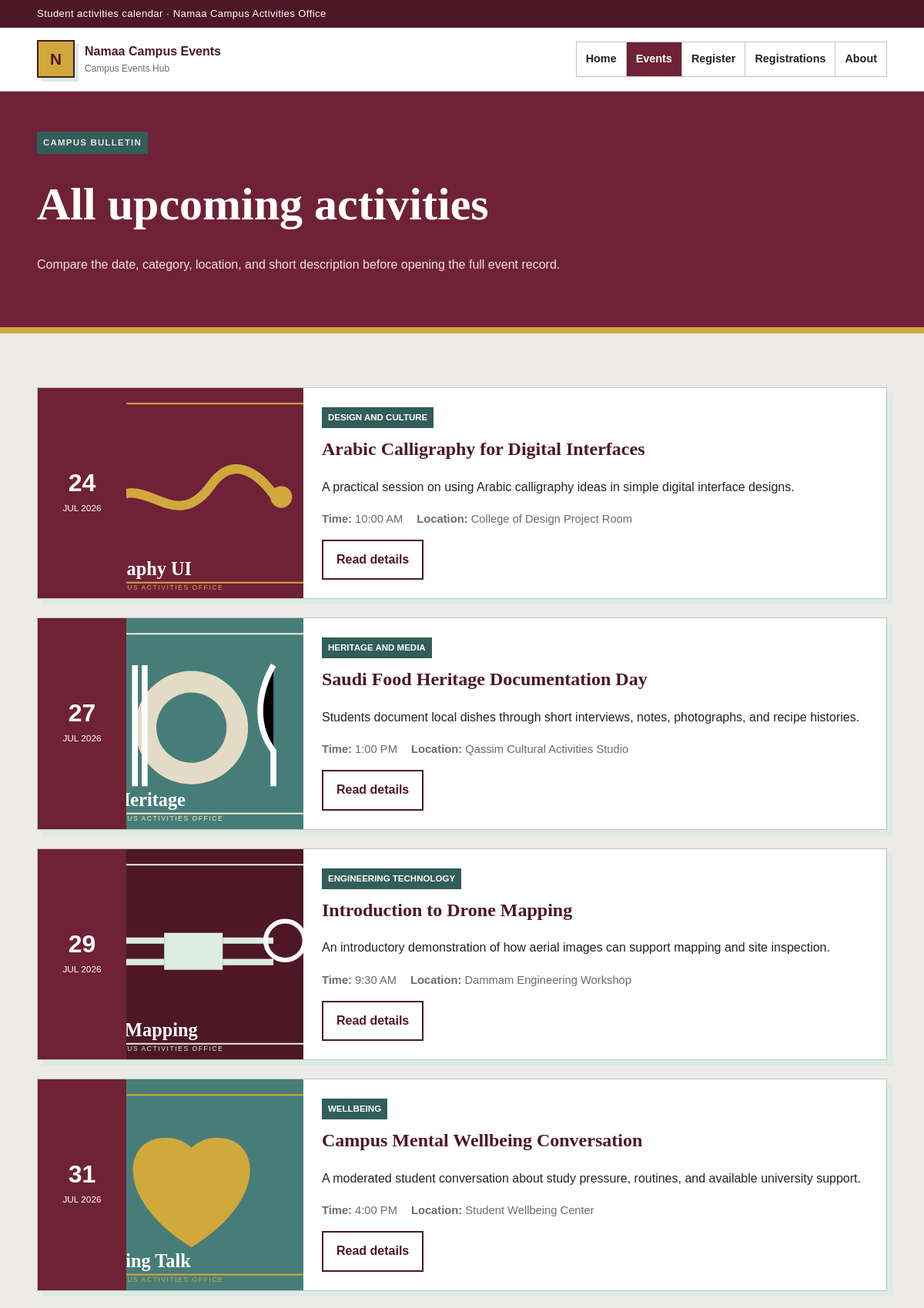
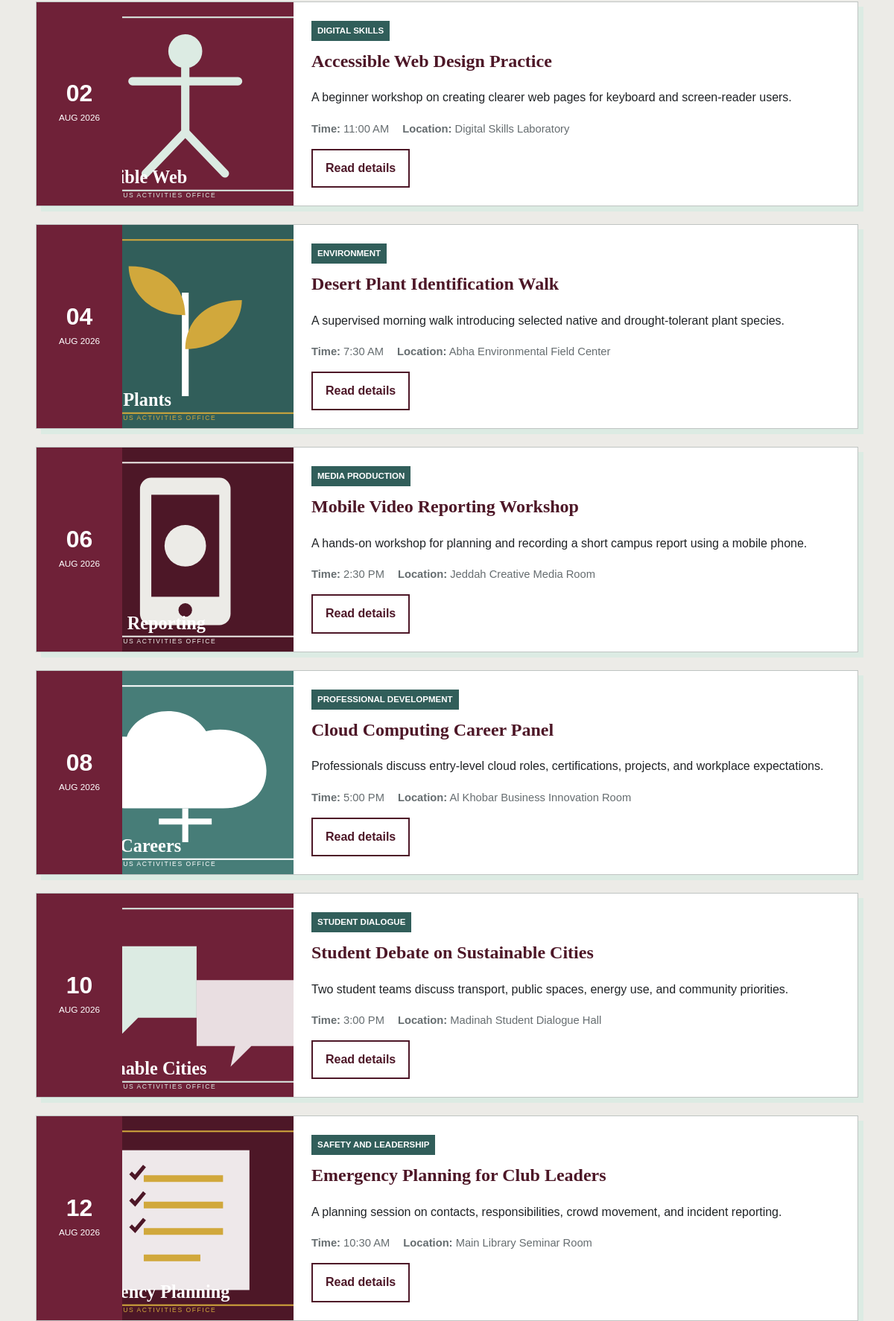
Screenshot of /events.php (upper part) with the database file from the repository (2 pictures, top to bottom).
### tables this page shows
CREATE TABLE events (
    id INT AUTO_INCREMENT PRIMARY KEY,
    title VARCHAR(150) NOT NULL,
    category VARCHAR(80) NOT NULL,
    event_date DATE NOT NULL,
    event_time TIME NOT NULL,
    location VARCHAR(150) NOT NULL,
    short_description VARCHAR(300) NOT NULL,
    full_description TEXT NOT NULL,
    image VARCHAR(180) NOT NULL,
    available_seats INT NOT NULL DEFAULT 0,
    organizer VARCHAR(150) NOT NULL,
    registration_deadline DATE NOT NULL,
    intended_audience VARCHAR(180) NOT NULL,
    featured TINYINT(1) NOT NULL DEFAULT 0
);

### events.php (the view, shortened to what this page needs)
<?php
require 'includes/db.php';
$eventsResult = mysqli_query(
    $conn,
    "SELECT * FROM events ORDER BY event_date ASC, event_time ASC"
);
require 'includes/header.php';
?>
<section class="page-banner">
    <div class="shell">
        <p class="eyebrow">Campus bulletin</p>
        <h1>All upcoming activities</h1>
        <p>
            Compare the date, category, location, and short description before
            opening the full event record.
        </p>
    </div>
</section>
<section class="section">
    <div class="shell">
        <?php if ($eventsResult && mysqli_num_rows($eventsResult) > 0): ?>
            <div class="bulletin-list">
                <?php while ($event = mysqli_fetch_assoc($eventsResult)): ?>
                    <article class="bulletin">
                        <div class="bulletin-date">
                            <strong><?php echo date('d', strtotime($event['event_date'])); ?></strong>
                            <span><?php echo date('M Y', strtotime($event['event_date'])); ?></span>
                        </div>
                        <img src="<?php echo htmlspecialchars($event['image']); ?>"
                             alt="<?php echo htmlspecialchars($event['title']); ?>">
                        <div class="bulletin-copy">
                            <span class="ticket"><?php echo htmlspecialchars($event['category']); ?></span>
                            <h2><?php echo htmlspecialchars($event['title']); ?></h2>
                            <p><?php echo htmlspecialchars($event['short_description']); ?></p>
                            <ul class="event-meta">
                                <li><strong>Time:</strong> <?php echo date('g:i A', strtotime($event['event_time'])); ?></li>
                                <li><strong>Location:</strong> <?php echo htmlspecialchars($event['location']); ?></li>
                            </ul>
                            <a class="button button-light" href="event.php?id=<?php echo (int) $event['id']; ?>">
                                Read details
                            </a>
                        </div>
                    </article>
                <?php endwhile; ?>
            </div>
        <?php endif; ?>
    </div>
</section>
<?php
require 'includes/footer.php';
?>

### css/style.css (style rules this page uses)
:root { --burgundy: #6f2138; --burgundy-dark: #4d1727; --teal: #477d78; --teal-dark: #315e5a; --stone: #ecebe7; --mint: #dcebe3; --mustard: #d1a83c; --white: #ffffff; --ink: #202326; --muted: #666d70; --line: #bfc4c2; --success: #2e684b; --danger: #9d3434; --max: 1160px; }
* { box-sizing: border-box; }
body { margin: 0; font-family: Verdana, Arial, sans-serif; color: var(--ink); background: var(--stone); line-height: 1.65; }
img { display: block; max-width: 100%; }
a { color: inherit; }
.shell { width: min(var(--max), 92%); margin: 0 auto; }
.eyebrow { display: inline-block; margin: 0 0 10px; padding: 5px 8px; color: var(--white); background: var(--teal-dark); text-transform: uppercase; font-size: 0.72rem; font-weight: 800; letter-spacing: 1.2px; }
.button { display: inline-block; padding: 11px 17px; color: var(--white); background: var(--burgundy); border: 2px solid var(--burgundy); text-decoration: none; font-weight: 800; cursor: pointer; }
.button-light { color: var(--burgundy-dark); background: var(--white); border-color: var(--burgundy-dark); }
.section { padding: 70px 0; }
.ticket { display: inline-block; padding: 4px 8px; color: var(--white); background: var(--teal-dark); font-size: 0.72rem; font-weight: 800; text-transform: uppercase; }
.page-banner { padding: 52px 0; background: var(--burgundy); color: var(--white); border-bottom: 8px solid var(--mustard); }
.page-banner h1 { margin: 6px 0 8px; font-family: Georgia, "Times New Roman", serif; font-size: clamp(2.5rem, 5vw, 4.4rem); }
.page-banner p { max-width: 760px; color: #f1dfe5; }
.bulletin-list { display: grid; gap: 24px; }
.bulletin { display: grid; grid-template-columns: 115px 230px 1fr; background: var(--white); border: 1px solid var(--line); box-shadow: 7px 7px 0 var(--mint); }
.bulletin-date { display: flex; flex-direction: column; justify-content: center; padding: 18px 10px; color: var(--white); background: var(--burgundy); text-align: center; }
.bulletin-date strong { font-size: 2rem; line-height: 1; }
.bulletin-date span { margin-top: 8px; font-size: 0.74rem; text-transform: uppercase; }
.bulletin img { width: 100%; height: 100%; min-height: 225px; object-fit: cover; }
.bulletin-copy { padding: 24px; }
.bulletin-copy h2 { margin: 8px 0; color: var(--burgundy-dark); font-family: Georgia, "Times New Roman", serif; }
.event-meta { list-style: none; display: flex; flex-wrap: wrap; gap: 8px 18px; padding: 0; color: var(--muted); font-size: 0.92rem; }

### rows the page displays
events: event_date "24", event_date "JUL 2026", image (picture), category "DESIGN AND CULTURE", title "Arabic Calligraphy for Digital Interfaces", short_description "A practical session on using Arabic calligraphy ideas in simple digital interface designs.", event_time "10:00 AM", location "College of Design Project Room"
events: event_date "27", event_date "JUL 2026", image (picture), category "HERITAGE AND MEDIA", title "Saudi Food Heritage Documentation Day", short_description "Students document local dishes through short interviews, notes, photographs, and recipe histories.", event_time "1:00 PM", location "Qassim Cultural Activities Studio"
events: event_date "29", event_date "JUL 2026", image (picture), category "ENGINEERING TECHNOLOGY", title "Introduction to Drone Mapping", short_description "An introductory demonstration of how aerial images can support mapping and site inspection.", event_time "9:30 AM", location "Dammam Engineering Workshop"
events: event_date "31", event_date "JUL 2026", image (picture), category "WELLBEING", title "Campus Mental Wellbeing Conversation", short_description "A moderated student conversation about study pressure, routines, and available university support.", event_time "4:00 PM", location "Student Wellbeing Center"
events: event_date "02", event_date "AUG 2026", image (picture), category "DIGITAL SKILLS", title "Accessible Web Design Practice", short_description "A beginner workshop on creating clearer web pages for keyboard and screen-reader users.", event_time "11:00 AM", location "Digital Skills Laboratory"
events: event_date "04", event_date "AUG 2026", image (picture), category "ENVIRONMENT", title "Desert Plant Identification Walk", short_description "A supervised morning walk introducing selected native and drought-tolerant plant species.", event_time "7:30 AM", location "Abha Environmental Field Center"
events: event_date "06", event_date "AUG 2026", image (picture), category "MEDIA PRODUCTION", title "Mobile Video Reporting Workshop", short_description "A hands-on workshop for planning and recording a short campus report using a mobile phone.", event_time "2:30 PM", location "Jeddah Creative Media Room"
events: event_date "08", event_date "AUG 2026", image (picture), category "PROFESSIONAL DEVELOPMENT", title "Cloud Computing Career Panel", short_description "Professionals discuss entry-level cloud roles, certifications, projects, and workplace expectations.", event_time "5:00 PM", location "Al Khobar Business Innovation Room"
events: event_date "10", event_date "AUG 2026", image (picture), category "STUDENT DIALOGUE", title "Student Debate on Sustainable Cities", short_description "Two student teams discuss transport, public spaces, energy use, and community priorities.", event_time "3:00 PM", location "Madinah Student Dialogue Hall"
events: event_date "12", event_date "AUG 2026", image (picture), category "SAFETY AND LEADERSHIP", title "Emergency Planning for Club Leaders", short_description "A planning session on contacts, responsibilities, crowd movement, and incident reporting.", event_time "10:30 AM", location "Main Library Seminar Room"
